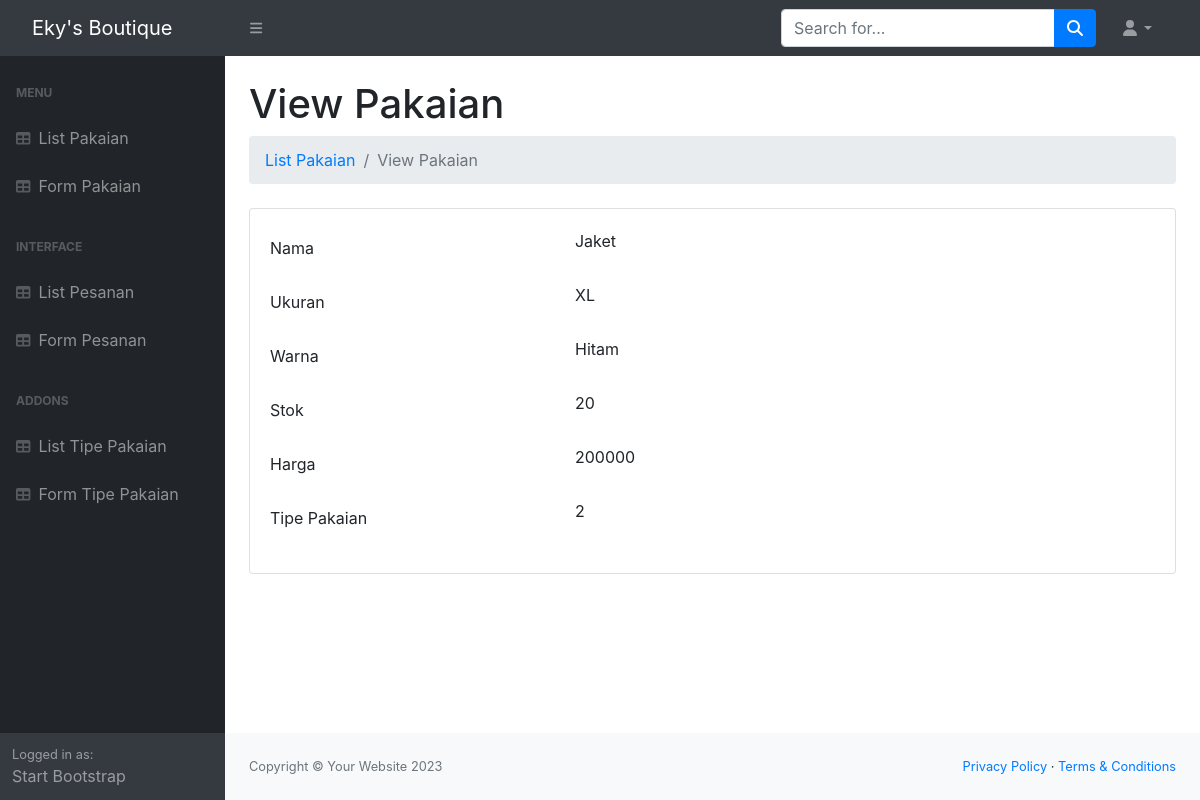
/backend/Pakaian/view.php?id=1, run on the app's committed database.
### tables this page shows
CREATE TABLE `pakaian` (
  `id` int(11) NOT NULL,
  `nama` varchar(45) NOT NULL,
  `ukuran` varchar(45) DEFAULT NULL,
  `warna` varchar(45) DEFAULT NULL,
  `stok` int(11) NOT NULL,
  `harga` int(32) DEFAULT NULL,
  `tipe_pakaian_id` int(45) DEFAULT NULL,
  `image_location` text DEFAULT NULL
);

### backend/Pakaian/view.php (the view, shortened to what this page needs)
<?php
    include_once('../../database/dbkoneksi.php');
    $_id = $_GET["id"];
    $sql = "SELECT * FROM pakaian WHERE id=?";
    $rs = $dbh->prepare($sql);
    $rs -> execute([$_id]);
    $row = $rs -> fetch();
?>
<!DOCTYPE html>
<html lang="en">
<?php include("../Shared/head.php"); ?>
<body>
  <?php include("../Shared/nav_header.php"); ?>
  <div id="layoutSidenav">
    <?php include("../Shared/nav_sidebar.php"); ?>
    <div id="layoutSidenav_content">
      <main>
        <div class="container-fluid px-4">
          <h1 class="mt-4">View Pakaian</h1>
          <ol class="breadcrumb mb-4">
            <li class="breadcrumb-item"><a href="index.php">List Pakaian</a></li>
            <li class="breadcrumb-item active">View Pakaian</li>
          </ol>
          <div class="card mb-4">
            <div class="card-body">
                <link rel="stylesheet" href="https://stackpath.bootstrapcdn.com/bootstrap/4.1.3/css/bootstrap.min.css">
                <link rel="stylesheet"
                  href="https://maxcdn.bootstrapcdn.com/font-awesome/4.7.0/css/font-awesome.min.css">
              <div class="form-group row">
                <label for="nama" class="col-4 col-form-label">Nama</label>
                <div class="col-8">
                  <label id="nama"><?=$row['nama']?></label>
                </div>
              </div>
              <div class="form-group row">
                <label for="ukuran" class="col-4 col-form-label">Ukuran</label>
                <div class="col-8">
                <label id="ukuran"><?=$row['ukuran']?></label>
                </div>
              </div>
              <div class="form-group row">
                <label for="warna" class="col-4 col-form-label">Warna</label>
                <div class="col-8">
                <label id="warna"><?=$row['warna']?></label>
                </div>
              </div>
              <div class="form-group row">
                <label for="stok" class="col-4 col-form-label">Stok</label>
                <div class="col-8">
                <label id="stok"><?=$row['stok']?></label>
                </div>
              </div>
              <div class="form-group row">
                <label for="harga" class="col-4 col-form-label">Harga</label>
                <div class="col-8">
                <label id="harga"><?=$row['harga']?></label>
                </div>
              </div>
              <div class="form-group row">
                <label for="tipe_pakaian_id" class="col-4 col-form-label">Tipe Pakaian</label>
                <div class="col-8">
                <label id="tipe_pakaian_id"><?=$row['tipe_pakaian_id']?></label>
                </div>
              </div>
            </div>
          </div>
        </div>
      </main>
      <?php include("../Shared/footer.php"); ?>
    </div>
  </div>
</body>
</html>

### data on the page
pakaian: nama "Jaket", ukuran "XL", warna "Hitam", stok "20", harga "200000", tipe_pakaian "2"
